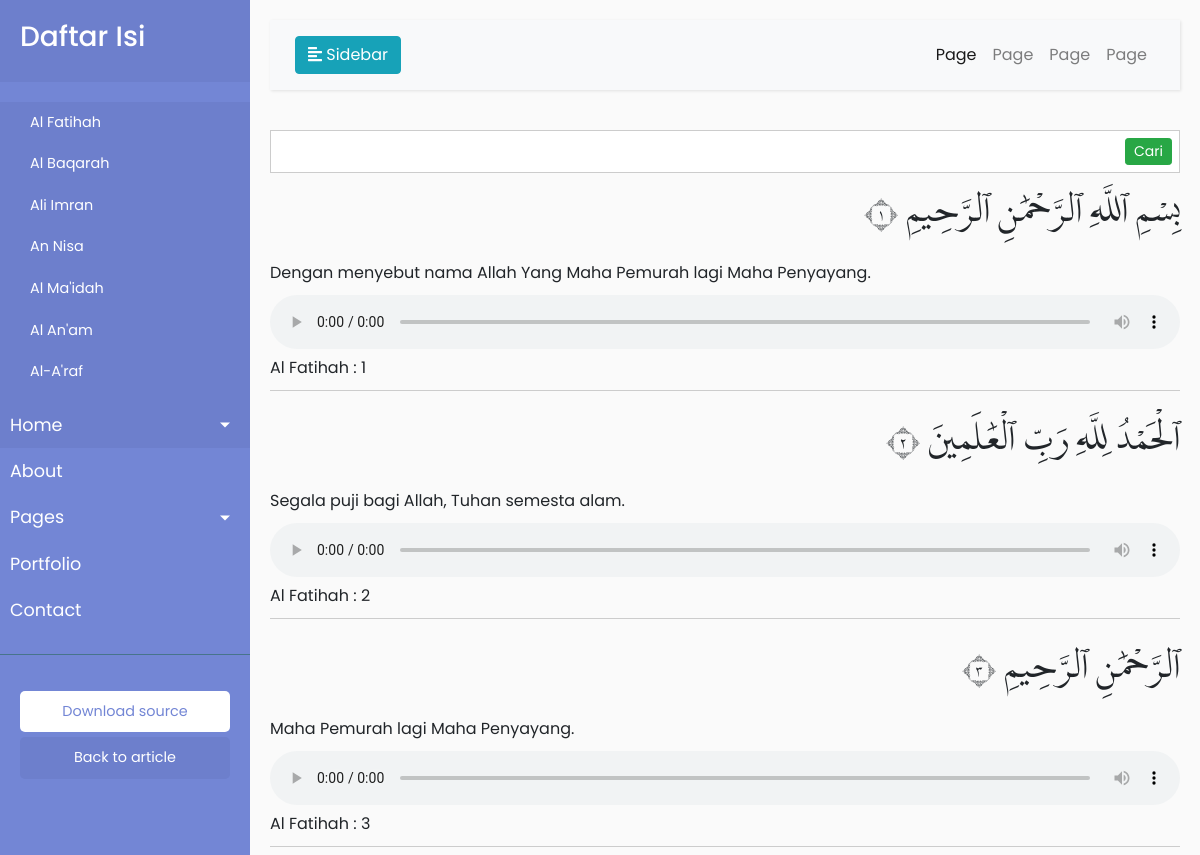
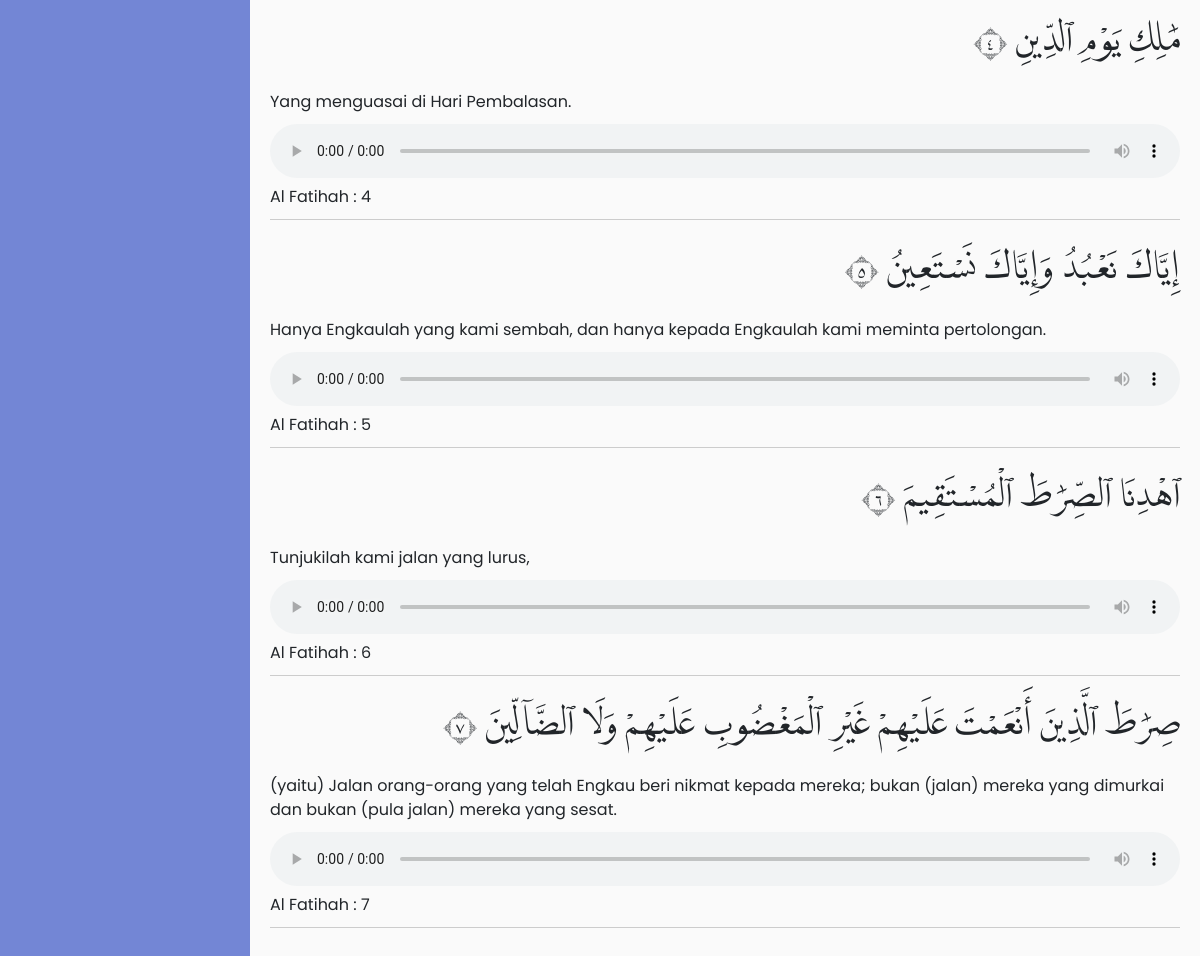
The page / on the database its author committed (2 pictures, top to bottom).
### tables this page shows
CREATE TABLE `quran_ayat` (
  `ayat_key` varchar(7) NOT NULL,
  `surat` int(3) NOT NULL DEFAULT 0,
  `ayat` int(3) NOT NULL DEFAULT 0,
  `text` text NOT NULL,
  `simple` text DEFAULT NULL,
  `juz` smallint(2) DEFAULT NULL,
  `hezb` smallint(3) DEFAULT NULL,
  `page` smallint(3) DEFAULT NULL,
  `rub` int(10) DEFAULT NULL
);

CREATE TABLE `quran_translation` (
  `translation_id` bigint(20) NOT NULL,
  `ayat_key` varchar(7) NOT NULL,
  `translation_key` varchar(20) NOT NULL,
  `surat` int(11) NOT NULL,
  `ayat` int(11) NOT NULL,
  `translation` text NOT NULL
);

### index.php (the view, shortened to what this page needs)
<?php
require_once dirname(__FILE__)."/quran.php";
$q = @$_GET['q'];
$s = @$_GET['s'];
$serverName = "localhost";
$port = 3306;
$username = "quran";
$password = "quran";
$databaseName = "quran";
$tableAyat = "quran_ayat";
$tableTranslation = "quran_translation";
$quran = new Quran($serverName, $port, $username, $password, $databaseName, $tableAyat, $tableTranslation);
$quran->connect();
if($q != '')
{
    $result = $quran->search($q, 68, true, true);
}
else if($s != '')
{
    $result = $quran->getAyat($s, 68);
}
else
{
    $result = $quran->getAyat(1, 68);
}
?>
<!DOCTYPE html>
<html lang="en">
<head>
    <link rel="stylesheet" href="https://stackpath.bootstrapcdn.com/bootstrap/4.1.0/css/bootstrap.min.css"
>
    <link rel='stylesheet' href='https://stackpath.bootstrapcdn.com/bootstrap/4.1.0/css/bootstrap.min.css'>
    <link rel="stylesheet" href="css/style.css">
</head>
<body translate="no">
    <div class="wrapper">
        <nav id="sidebar">
            <div class="sidebar-header">
                <h3>Daftar Isi</h3>
            </div>
            <ul class="list-unstyled components">
                <div class="list-surat">
                    <ul>
                        <?php echo $quran->buildMenu();
                        ?>
                    </ul>
                </div>
                <li class="active">
                    <a href="#homeSubmenu" data-toggle="collapse" aria-expanded="false" class="dropdown-toggle">Home</a>
                </li>
                <li>
                    <a href="#">About</a>
                </li>
                <li>
                    <a href="#pageSubmenu" data-toggle="collapse" aria-expanded="false"
                        class="dropdown-toggle">Pages</a>
                </li>
                <li>
                    <a href="#">Portfolio</a>
                </li>
                <li>
                    <a href="#">Contact</a>
                </li>
            </ul>
            <ul class="list-unstyled CTAs">
                <li>
                    <a href="https://github.com/kamshory/Al-Quran" class="download">Download source</a>
                </li>
                <li>
                    <a href="https://github.com/kamshory/Al-Quran" class="article">Back to article</a>
                </li>
            </ul>
        </nav>
        <div id="content">
            <nav class="navbar navbar-expand-lg navbar-light bg-light">
                <div class="container-fluid">
                    <button type="button" id="sidebarCollapse" class="btn btn-info">
                        <i class="fas fa-align-left"></i>
                        <span>Sidebar</span>
                    </button>
                    <div class="collapse navbar-collapse" id="navbarSupportedContent">
                        <ul class="nav navbar-nav ml-auto">
                            <li class="nav-item active">
                                <a class="nav-link" href="#">Page</a>
                            </li>
                            <li class="nav-item">
                                <a class="nav-link" href="#">Page</a>
                            </li>
                            <li class="nav-item">
                                <a class="nav-link" href="#">Page</a>
                            </li>
                            <li class="nav-item">
                                <a class="nav-link" href="#">Page</a>
                            </li>
                        </ul>
                    </div>
                </div>
            </nav>
            <div class="search-form">
                <form action="" method="get">
                    <input type="text" name="q" id="q" value="<?php echo htmlspecialchars($q);?>" autocomplete="off">
                    <input type="submit" value="Cari" class="btn btn-sm btn-success">
                </form>
            </div>
            <?php
    foreach($result as $data)
    {
        ?>
            <div class="ayat-item">
                <div class="text arab">
                    <?php
            echo $data['text'];
            echo ' '.$quran->arabicNumber($data['ayat']);
            ?>
                </div>
                <div class="text translation">
                    <?php
            echo $data['translation'];
            ?>
                </div>
                <div class="sound">
                    <audio onended="endAudio(this)"
                        src="sounds/<?php echo str_replace(':', '', $data['ayat_key']);?>.mp3" controls></audio>
                </div>
                <div class="ayat-label">
                    <a href="./?s=<?php echo $data['surat'];?>">
                    <?php
                    echo $quran->getAyatLabel($data['ayat_key']);
                ?>
                    </a>
                </div>
            </div>
            <?php
    }
    ?>
        </div>
    </div>
</body>
</html>

### quran.php (shortened to what this page needs)
<?php
class Quran{
    public $database = null;
    public $serverName = "localhost";
    public $port = 3306;
    public $username = "root";
    public $password = "alto1234";
    public $databaseName = "quran";
    public $tableAyat = "quran_ayat";
    public $tableTranslation = "quran_translation";
    public function __construct($serverName, $port, $username, $password, $databaseName, $tableAyat, $tableTranslation)
    {
        $this->serverName = $serverName;
        $this->port = $port;
        $this->username = $username;
        $this->password = $password;
        $this->databaseName = $databaseName;
        $this->tableAyat = $tableAyat;
        $this->tableTranslation = $tableTranslation;
    }
    public function connect()
    {
        try {
            $this->database = new PDO("mysql:host=$this->serverName;port=$this->port;dbname=$this->databaseName", $this->username, $this->password);
            $this->database->setAttribute(PDO::ATTR_ERRMODE, PDO::ERRMODE_EXCEPTION);
        }
        catch(PDOException $e)
        {
        }
    }
    public function getData($sql)
    {
        $data = null;
        try
        {
            $rs = $this->database->prepare($sql);
            $rs->execute();
            $data = $rs->fetchAll();
        }
        catch(PDOException $e)
        {
            echo $e->getMessage();
        }
        return $data;
    }
    public function getAyat($surat = null, $translationKey = null, $ayatFrom = null, $ayatTo = null)
    {
        $filter = "";
        if($surat == null)
        {
        }
        else if($surat != null && $ayatFrom == null)
        {
            $key = sprintf("%03d:", $surat).'%';
            $filter .= " and ".$this->tableAyat.".ayat_key like '" .$key. "' ";
        }
        if($translationKey != null)
        {
            $sql = "select ".$this->tableAyat.".text, ".$this->tableAyat.".simple,
            ".$this->tableAyat.".surat, ".$this->tableAyat.".ayat, ".$this->tableAyat.".ayat_key,
            ".$this->tableTranslation.".translation
            from ".$this->tableAyat."
            left join(".$this->tableTranslation.")
            on(".$this->tableTranslation.".ayat_key = ".$this->tableAyat.".ayat_key and ".$this->tableTranslation.".translation_key = '".$translationKey."')
            where (1 = 1) $filter
            order by ".$this->tableAyat.".ayat_key asc
            ";
        }
        return $this->getData($sql);
    }
    public function getAyatLabel($ayatKey)
    {
        $arr = explode(":", $ayatKey);
        return $this->suratName[(int) $arr[0]][0]. ' : '.((int) $arr[1]);
    }
    public function arabicNumber($number)
    {
        $num = sprintf("%d", $number);
        return str_replace(array(
            '0',
            '1',
            '2',
            '3',
            '4',
            '5',
            '6',
            '7',
            '8',
            '9'
        ), array(
            '٠',
            '١',
            '٢',
            '٣',
            '٤',
            '٥',
            '٦',
            '٧',
            '٨',
            '٩'
        ), $num);
    }
    public function buildMenu()
    {
        $menu = "";
        foreach($this->suratName as $number=>$names)
        {
            $menu .= '<li><a href="./?s='.$number.'">'.htmlspecialchars($names[0]).'</a></li>';
        }
        return $menu;
    }
}

### css/style.css (style rules this page uses)
body { font-family: 'Poppins', sans-serif; background: #fafafa; }
a, a:hover, a:focus { color: inherit; text-decoration: none; transition: all 0.3s; }
.navbar { padding: 15px 10px; background: #fff; border: none; border-radius: 0; margin-bottom: 40px; box-shadow: 1px 1px 3px rgba(0, 0, 0, 0.1); }
.wrapper { display: flex; width: 100%; align-items: stretch; }
#sidebar { min-width: 250px; max-width: 250px; background: #7386D5; color: #fff; transition: all 0.3s; }
#sidebar .sidebar-header { padding: 20px; background: #6d7fcc; }
#sidebar ul.components { padding: 20px 0; border-bottom: 1px solid #47748b; }
#sidebar ul li a { padding: 10px; font-size: 1.1em; display: block; }
#sidebar ul li.active>a, a[aria-expanded="true"] { color: #fff; background: #6d7fcc; }
a[data-toggle="collapse"] { position: relative; }
.dropdown-toggle::after { display: block; position: absolute; top: 50%; right: 20px; transform: translateY(-50%); }
ul ul a { font-size: 0.9em !important; padding-left: 30px !important; background: #6d7fcc; }
ul.CTAs { padding: 20px; }
ul.CTAs a { text-align: center; font-size: 0.9em !important; display: block; border-radius: 5px; margin-bottom: 5px; }
a.download { background: #fff; color: #7386D5; }
a.article, a.article:hover { background: #6d7fcc !important; color: #fff !important; }
#content { width: 100%; padding: 20px; min-height: 100vh; transition: all 0.3s; }
.list-surat ul { margin: 0; padding: 0; list-style-type: none; max-height: 300px; overflow: auto; }
.list-surat ul li { margin: 0; padding: 0; }
.list-surat ul li a { padding: 5px 10px; }
.ayat-item { border-bottom: 1px solid #CCCCCC; padding-bottom: 10px; margin-bottom: 10px; }
.ayat-item audio { width: 100%; box-sizing: border-box; }
.arab { direction: rtl; font-size: 34px; line-height: 200%; font-family: fontArab, "Traditional Arabic", Tahoma, sans-serif; font-weight: normal; text-align: right; padding: 5px 0px; }
.translation { line-height: 150%; padding: 10px 0px; }
.search-form { position: relative; }
.search-form input[type="text"] { width: 100%; box-sizing: border-box; padding: 10px 60px 10px 15px; font-size: 14px; border: 1px solid #CCCCCC; }
.search-form input[type="submit"] { position: absolute; right: 8px; top: 8px; padding: 2px 8px; font-size: 14px; }

### rows shown on the page
quran_ayat: text "بِسْمِ ٱللَّهِ ٱلرَّحْمَٰنِ ٱلرَّحِيمِ", ayat "١", quran_translation.translation "Dengan menyebut nama Allah Yang Maha Pemurah lagi Maha Penyayang.", ayat_key "Al Fatihah : 1"
quran_ayat: text "ٱلْحَمْدُ لِلَّهِ رَبِّ ٱلْعَٰلَمِينَ", ayat "٢", quran_translation.translation "Segala puji bagi Allah, Tuhan semesta alam.", ayat_key "Al Fatihah : 2"
quran_ayat: text "ٱلرَّحْمَٰنِ ٱلرَّحِيمِ", ayat "٣", quran_translation.translation "Maha Pemurah lagi Maha Penyayang.", ayat_key "Al Fatihah : 3"
quran_ayat: text "مَٰلِكِ يَوْمِ ٱلدِّينِ", ayat "٤", quran_translation.translation "Yang menguasai di Hari Pembalasan.", ayat_key "Al Fatihah : 4"
quran_ayat: text "إِيَّاكَ نَعْبُدُ وَإِيَّاكَ نَسْتَعِينُ", ayat "٥", quran_translation.translation "Hanya Engkaulah yang kami sembah, dan hanya kepada Engkaulah kami meminta pertolongan.", ayat_key "Al Fatihah : 5"
quran_ayat: text "ٱهْدِنَا ٱلصِّرَٰطَ ٱلْمُسْتَقِيمَ", ayat "٦", quran_translation.translation "Tunjukilah kami jalan yang lurus,", ayat_key "Al Fatihah : 6"
quran_ayat: text "صِرَٰطَ ٱلَّذِينَ أَنْعَمْتَ عَلَيْهِمْ غَيْرِ ٱلْمَغْضُوبِ عَلَيْهِمْ وَلَا ٱلضَّآلِّينَ", ayat "٧", quran_translation.translation "(yaitu) Jalan orang-orang yang telah Engkau beri nikmat kepada mereka; bukan (jalan) mereka yang dimurkai dan bukan (pula jalan) mereka yang sesat.", ayat_key "Al Fatihah : 7"

### other values the page prints
$names[0] "Al Fatihah"
$names[0] "Al Baqarah"
$names[0] "Ali Imran"
$names[0] "An Nisa"
$names[0] "Al Ma'idah"
$names[0] "Al An'am"
$names[0] "Al-A'raf"
